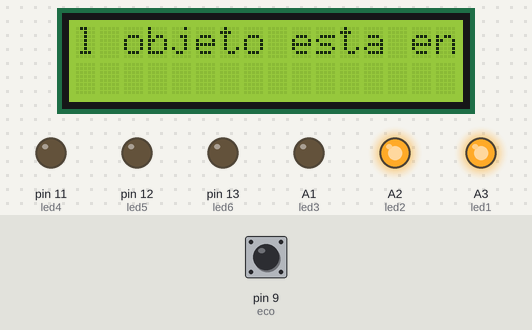
Recording of a sketch running on a simulated Arduino Uno, built with avr-gcc and run on an emulated ATmega328P. Shown: 16×2 character LCD, output pins drawn as LEDs (lit = HIGH). Inputs (shaded band) come from the test bench; at power-on: pin 9 (eco) LOW. Pins used as bus, display or sensor lines are not drawn; what the sketch prints to the serial monitor is not drawn.

Above: at 1.8 s.
1.9 s: pin 9 (eco) pulsed HIGH 5 times (0.12 s each, 0.3 s apart)
At 4.1 s:
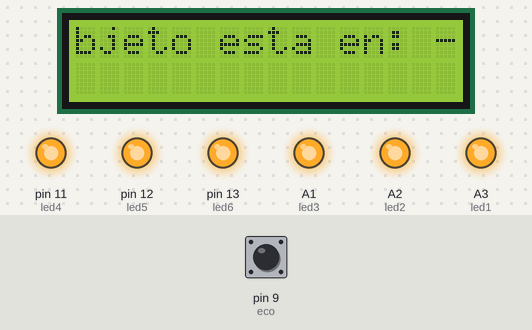
At 6.2 s:
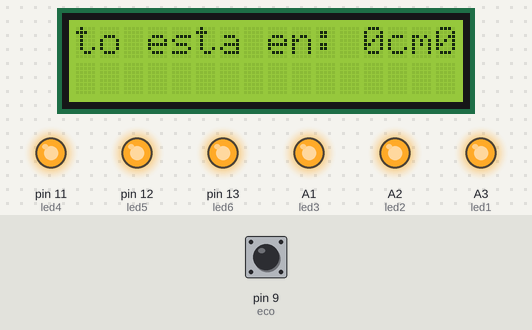
Timing chart, 0 to 7.7 s (numbered marks = the images above; inputs shaded):
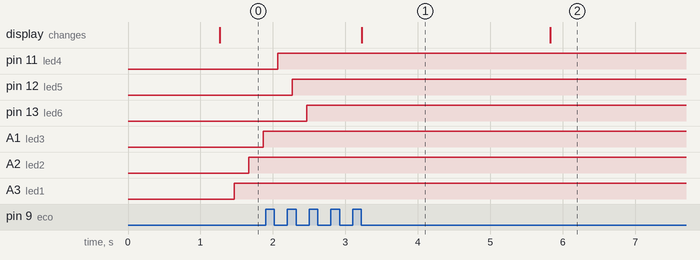

Measured:
- what the display in image 1 shows lasts 2.6 s, from 3.2 s to 5.8 s

The sketch:

sensor_ultrasonico__lcd_y_leds.ino
```cpp
#include <LiquidCrystal.h>
// sensor ultrasonico, lcd y leds
LiquidCrystal lcd (7, 6, 5, 4, 3, 2);

int trig = 10;
int eco = 9;
int led6 = 13;
int led5 = 12;
int led4 = 11;
int led3 = A1;
int led2 = A2;
int led1 = A3;
int duracion;
int distancia;


void setup() {
  // put your setup code here, to run once:
  lcd.begin(16, 2);
  pinMode(trig, OUTPUT);
  pinMode(eco, INPUT);
  pinMode(led6, OUTPUT);
  pinMode(led5, OUTPUT);
  pinMode(led4, OUTPUT);
  pinMode(led3, OUTPUT);
  pinMode(led2, OUTPUT);
  pinMode(led1, OUTPUT);
  Serial.begin(9600);
}

void loop() {
  // put your main code here, to run repeatedly:
  lcd.setCursor(2, 0);
  digitalWrite(trig, HIGH);
  delay(200);
  digitalWrite(trig, LOW);
  duracion = pulseIn(eco, HIGH);
  distancia = duracion / 58.2;
  Serial.print(distancia);
  Serial.print(" Centimetros");
  Serial.println();
  lcd.print("El objeto esta en: ");
  lcd.scrollDisplayLeft();
  lcd.print(distancia);
  lcd.scrollDisplayLeft();
  lcd.print("cm");
  lcd.scrollDisplayLeft();


  delay(200);

  if (distancia <= 5){
    digitalWrite(led1, HIGH);
    delay(200);

  }else {
    digitalWrite(led1, LOW);
    delay(100);
  }

  if (distancia <= 15){
    digitalWrite(led2, HIGH);
    delay(200);

  }else {
    digitalWrite(led2, LOW);
    delay(100);
  }

  if (distancia <= 25){
    digitalWrite(led3, HIGH);
    delay(200);

  }else {
    digitalWrite(led3, LOW);
    delay(100);
  }

  if (distancia <= 35){
    digitalWrite(led4, HIGH);
    delay(200);

  }else {
    digitalWrite(led4, LOW);
    delay(100);
  }

  if (distancia <= 45){
    digitalWrite(led5, HIGH);
    delay(200);

  }else {
    digitalWrite(led5, LOW);
    delay(100);
  }

  if (distancia <= 50){
    digitalWrite(led6, HIGH);
    delay(200);

  }else {
    digitalWrite(led6, LOW);
    delay(100);
  }


/*
  if (distancia <= 20){
    digitalWrite(led, HIGH);
    delay(200);


  } else{
    digitalWrite(led, LOW);
    delay(200);
  }
  */
}
```
